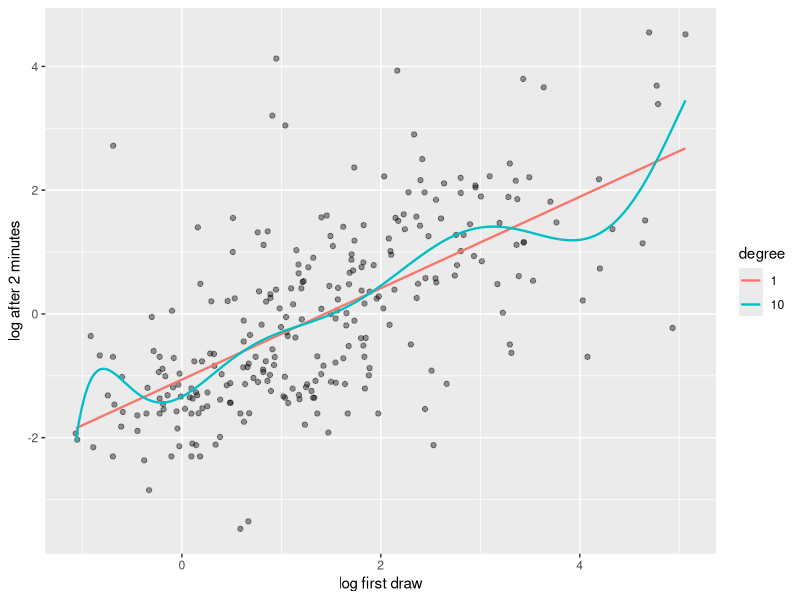
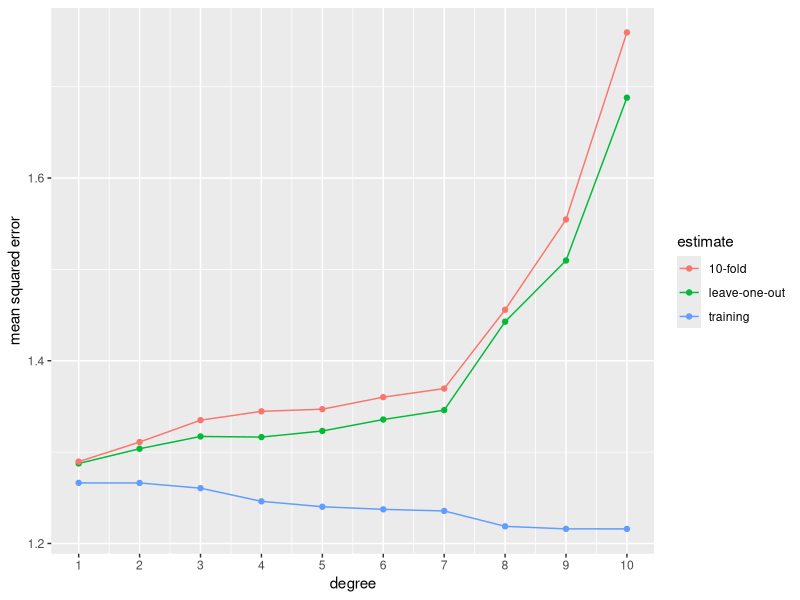
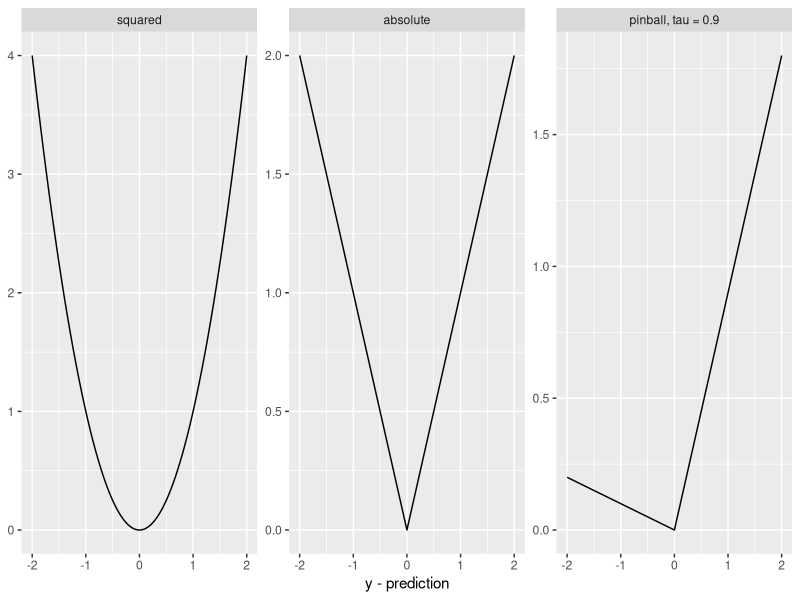

Source code (R) for these figures, in order:
## ---- chunk 1
knitr::opts_chunk$set(echo = TRUE, out.width = "100%")
options(width = 60, digits = 4)
set.seed(20261029)
library(tidyverse)
B <- 4000
## ---- chunk 2
mdeq <- read.csv("../../data/flint_mdeq.csv")
x <- mdeq$lead
n <- length(x)
t_loo <- sapply(1:n, function(i) mean(x[-i]))
range(t_loo)
## ---- chunk 3
jack_se <- function(t_loo) {
  n <- length(t_loo)
  sqrt((n - 1) / n * sum((t_loo - mean(t_loo))^2))
}
c(jackknife = jack_se(t_loo), formula = sd(x) / sqrt(n))
## ---- chunk 4
vt <- read.csv("../../data/flint_vt.csv")
lx <- log(vt$first_draw)
ly <- log(vt$flush_2min)
n_vt <- nrow(vt)
## ---- chunk 5
r_loo <- sapply(1:n_vt, function(i) cor(lx[-i], ly[-i]))
boot_cor <- replicate(B, {
  i <- sample(n_vt, replace = TRUE)
  cor(lx[i], ly[i])
})
c(r = cor(lx, ly), jackknife = jack_se(r_loo), bootstrap = sd(boot_cor))
## ---- chunk 6
med_loo <- sapply(1:n, function(i) median(x[-i]))
table(med_loo)
boot_med <- replicate(B, median(sample(x, replace = TRUE)))
c(jackknife = jack_se(med_loo), bootstrap = sd(boot_med))
## ---- chunk 7
ratio <- sapply(c(20, 200, 2000), function(m) {
  replicate(200, {
    z <- rnorm(m)
    jack_se(sapply(1:m, function(i) median(z[-i]))) / sqrt(pi / (2 * m))
  })
})
colnames(ratio) <- c("n = 20", "n = 200", "n = 2000")
apply(ratio, 2, quantile, c(0.1, 0.5, 0.9))
## ---- chunk 8
r <- cor(lx, ly)
se_r <- jack_se(r_loo)
boot_w <- replicate(B, {
  i <- sample(n_vt, replace = TRUE)
  a <- lx[i]
  b <- ly[i]
  se_star <- jack_se(sapply(1:n_vt, function(j) cor(a[-j], b[-j])))
  (cor(a, b) - r) / se_star
})
quantile(boot_w, c(0.025, 0.975))
## ---- chunk 9
rbind(percentile = quantile(boot_cor, c(0.025, 0.975)),
      bootstrap_t = r - se_r * quantile(boot_w, c(0.975, 0.025)))
## ---- chunk 10
loo_err <- ly - sapply(1:n_vt, function(i) mean(ly[-i]))
c(training = mean((ly - mean(ly))^2),
  cv = mean(loo_err^2),
  formula = n_vt / (n_vt - 1) * var(ly))
## ---- chunk 11
flint <- data.frame(lx, ly)
grid <- data.frame(lx = seq(min(lx), max(lx), length.out = 200))
fits <- bind_rows(lapply(c(1, 10), function(d) {
  fit <- lm(ly ~ poly(lx, d), data = flint)
  data.frame(grid, ly = predict(fit, grid), degree = factor(d))
}))
ggplot(flint, aes(lx, ly)) +
  geom_point(alpha = 0.4) +
  geom_line(data = fits, aes(color = degree), linewidth = 0.8) +
  labs(x = "log first draw", y = "log after 2 minutes")
## ---- chunk 12
flint <- data.frame(lx, ly)
loo_mse <- function(d) {
  err <- sapply(1:n_vt, function(i) {
    fit <- lm(ly ~ poly(lx, d), data = flint[-i, ])
    flint$ly[i] - predict(fit, flint[i, ])
  })
  mean(err^2)
}
loo_mse(1)
## ---- chunk 13
fit <- lm(ly ~ poly(lx, 1), data = flint)
mean((resid(fit) / (1 - hatvalues(fit)))^2)
## ---- chunk 14
fold <- sample(rep(1:10, length.out = n_vt))
kfold_mse <- function(d) {
  err <- numeric(n_vt)
  for (k in 1:10) {
    test <- fold == k
    fit <- lm(ly ~ poly(lx, d), data = flint[!test, ])
    err[test] <- flint$ly[test] - predict(fit, flint[test, ])
  }
  mean(err^2)
}
kfold_mse(1)
## ---- chunk 15
degrees <- 1:10
errs <- data.frame(
  degree = degrees,
  training = sapply(degrees, function(d) mean(resid(lm(ly ~ poly(lx, d), data = flint))^2)),
  `leave-one-out` = sapply(degrees, loo_mse),
  `10-fold` = sapply(degrees, kfold_mse),
  check.names = FALSE
)
errs |>
  pivot_longer(-degree, names_to = "estimate", values_to = "mse") |>
  ggplot(aes(degree, mse, color = estimate)) +
  geom_line() + geom_point() +
  scale_x_continuous(breaks = degrees) +
  labs(y = "mean squared error")
## ---- chunk 16
sapply(errs[-1], which.min)
## ---- chunk 17
e <- seq(-2, 2, length.out = 401)
bind_rows(
  data.frame(e, loss = e^2, name = "squared"),
  data.frame(e, loss = abs(e), name = "absolute"),
  data.frame(e, loss = ifelse(e > 0, 0.9 * e, -0.1 * e), name = "pinball, tau = 0.9")
) |>
  mutate(name = fct_inorder(name)) |>
  ggplot(aes(e, loss)) + geom_line() + facet_wrap(~ name, scales = "free_y") +
  labs(x = "y - prediction", y = NULL)
## ---- chunk 18
y <- vt$flush_2min
pinball <- function(e, tau = 0.9) ifelse(e > 0, tau * e, (tau - 1) * e)
preds <- list(mean = mean, median = median,
              p90 = function(z) quantile(z, 0.9, names = FALSE))
err <- sapply(preds, function(f) y - sapply(1:n_vt, function(i) f(y[-i])))
rbind(squared = colMeans(err^2), absolute = colMeans(abs(err)),
      pinball = colMeans(pinball(err)))
